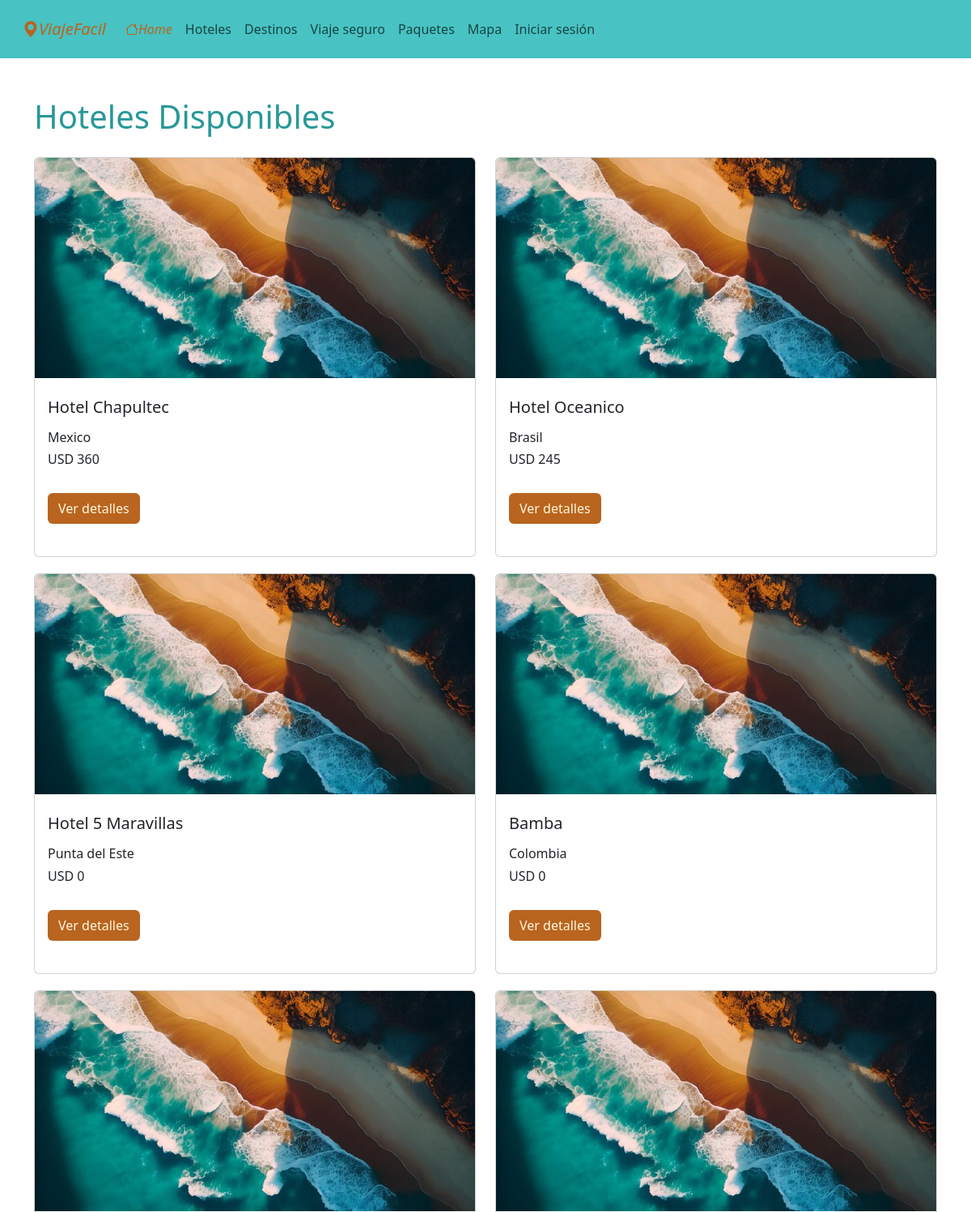
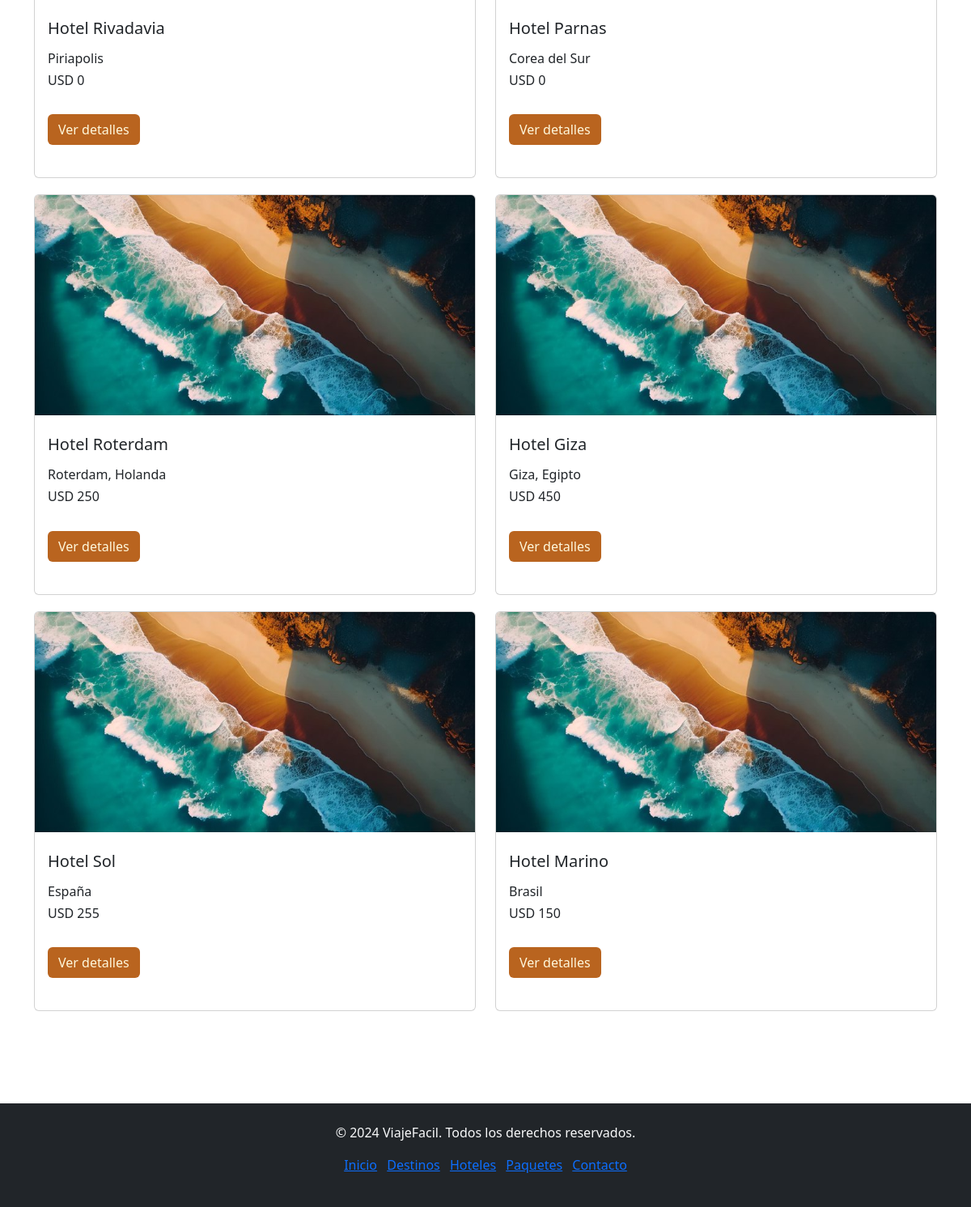
The app's page /hoteles/ with its own data (2 pictures, top to bottom).
### viajefacil/models.py (models this page shows, shortened)
class Hotel(models.Model):
    nombre = models.CharField(max_length=100)
    descripcion = models.CharField(max_length=100)
    habitacion = models.IntegerField()
    ubicacion = models.CharField(max_length=100)
    precio = models.DecimalField(max_digits=10, decimal_places=0,default=0)
    class Meta:
        verbose_name_plural = "Hotel"

### viajefacil/views.py (the view)
# urls.py: path('hoteles/', views.hoteles),
def hoteles(request):
    hotel = Hotel.objects.all()
    reserva = Reserva_hotel.objects.all()
    return render(request, 'hoteles.html', {'hotel' : hotel, 'reserva' : reserva})

### templates/hoteles.html (shortened to what this page needs)
{% extends "layouts/main.html" %}
{% load static %}
{% block content %}
    <section>
        <h1 class="subtitulo mb-4"> Hoteles Disponibles</h1>
        <div class="row">
            {% for h in hotel %}
                <div class="col-md-6 mb-3">
                    <div class="card">
                        <img src="/static/images/playa.jpg" class="card-img-top " alt="imagen">
                        <div class="card-body">
                            <h5 class="card-title py-2">{{ h.nombre }}</h5>
                            <h6  class="card-text mb-2">{{ h.ubicacion }}</h6>
                            <h6  class="card-text mb-2">USD {{ h.precio }}</h6>
                            <a href="/detalle_hotel/{{h.id}}" class="btn button my-4">Ver detalles</a>
                        </div>
                    </div>
                </div>
            {% endfor %}
         </div>
    </section>
{% endblock %}

### templates/layouts/main.html (shortened to what this page needs)
{% load static %}
<!DOCTYPE html>
<html lang="en">
<head>
    <link rel="stylesheet" href="{% static 'css/style.css' %}">
    <link href="https://cdn.jsdelivr.net/npm/bootstrap@5.3.3/dist/css/bootstrap.min.css" rel="stylesheet">
    <link rel="stylesheet" href="https://cdn.jsdelivr.net/npm/bootstrap-icons@1.11.3/font/bootstrap-icons.min.css">
    <link rel="stylesheet" href="https://unpkg.com/leaflet/dist/leaflet.css" />
</head>
<body>
    <header>
        <nav class="navbar navbar-expand-lg py-3 px-sm-3 navegador">
            <div class="container-fluid">
                <a class="navbar-brand" href="/"><i class="bi bi-geo-alt-fill texto-nav">ViajeFacil</i></a>
                <div class="collapse navbar-collapse" id="navbarNav">
                    <ul class="navbar-nav">
                        <li class="nav-item">
                            <a class="nav-link active" aria-current="page" href="/"><i class="bi bi-house texto-nav">Home</i></a>
                        </li>
                        <li class="nav-item">
                            <a class="nav-link" href="/hoteles">Hoteles</a>
                        </li>
                        <li class="nav-item">
                            <a class="nav-link" href="/destinos">Destinos</a>
                        </li>
                        <li class="nav-item">
                            <a class="nav-link" href="/seguridad">Viaje seguro</a>
                        </li>
                        <li class="nav-item">
                            <a class="nav-link" href="/paquetes">Paquetes</a>
                        </li>
                        <li class="nav-item">
                            <a class="nav-link" href="/mapa">Mapa</a>
                        </li>
                        {% if request.user.is_authenticated %}
                            {% if request.user.is_staff %}
                                <li class="nav-item">
                                    <a class="nav-link" href="/nuevoDestino">Nuevo Destino</a>
                                </li>
                                <li class="nav-item">
                                    <a class="nav-link" href="/nuevo_hotel">Nuevo Hotel</a>
                                </li>
                                <li class="nav-item">
                                    <a class="nav-link" href="/nuevoSeguridad">Nuevo Seguridad</a>
                                </li>
                                <li class="nav-item">
                                    <a class="nav-link" href="/logoutPage">Cerrar sesión</a>
                                </li>
                            {% else %}
                                <li class="nav-item">
                                    <a class="nav-link" href="/perfil">Perfil</a>
                                </li>
                                <li class="nav-item">
                                    <a class="nav-link" href="/logoutPage">Cerrar sesión</a>
                                </li>
                            {% endif %}
                        {% else %}
                            <li class="nav-item">
                                <a class="nav-link" href="/loginPage">Iniciar sesión</a>
                            </li>
                        {% endif %}
                    </ul>
                </div>
            </div>
        </nav>
    </header>
    <main role="main" class="container py-5">
        <div id="content">
            {% block content %}
            {% endblock %}
        </div>
    </main>
    <footer class="bg-dark text-light text-center py-4 mt-5">
        <div class="container">
            <p>&copy; 2024 ViajeFacil. Todos los derechos reservados.</p>
            <ul class="list-inline">
                <li class="list-inline-item"><a href="#">Inicio</a></li>
                <li class="list-inline-item"><a href="#">Destinos</a></li>
                <li class="list-inline-item"><a href="#">Hoteles</a></li>
                <li class="list-inline-item"><a href="#">Paquetes</a></li>
                <li class="list-inline-item"><a href="#">Contacto</a></li>
            </ul>
        </div>
    </footer>
</body>
</html>

### static/css/style.css (style rules this page uses)
body { margin: 0; padding: 0; }
.navegador { background-color: #48C2C2; }
nav .texto-nav { color: #b9641f; }
.container-fluid { height: auto; }
.col-md-6 { padding: 2px; }
.subtitulo { color: #289898; }
.card-body { padding: 2px; }
.row { margin: 0; padding: 0; }
.btn.button { color: #fff8dc; background-color: #b9641f; }

### records on screen
Hotel: nombre "Hotel Chapultec", ubicacion "Mexico", precio "360"
Hotel: nombre "Hotel Oceanico", ubicacion "Brasil", precio "245"
Hotel: nombre "Hotel 5 Maravillas", ubicacion "Punta del Este", precio "0"
Hotel: nombre "Bamba", ubicacion "Colombia", precio "0"
Hotel: nombre "Hotel Rivadavia", ubicacion "Piriapolis", precio "0"
Hotel: nombre "Hotel Parnas", ubicacion "Corea del Sur", precio "0"
Hotel: nombre "Hotel Roterdam", ubicacion "Roterdam, Holanda", precio "250"
Hotel: nombre "Hotel Giza", ubicacion "Giza, Egipto", precio "450"
Hotel: nombre "Hotel Sol", ubicacion "España", precio "255"
Hotel: nombre "Hotel Marino", ubicacion "Brasil", precio "150"
